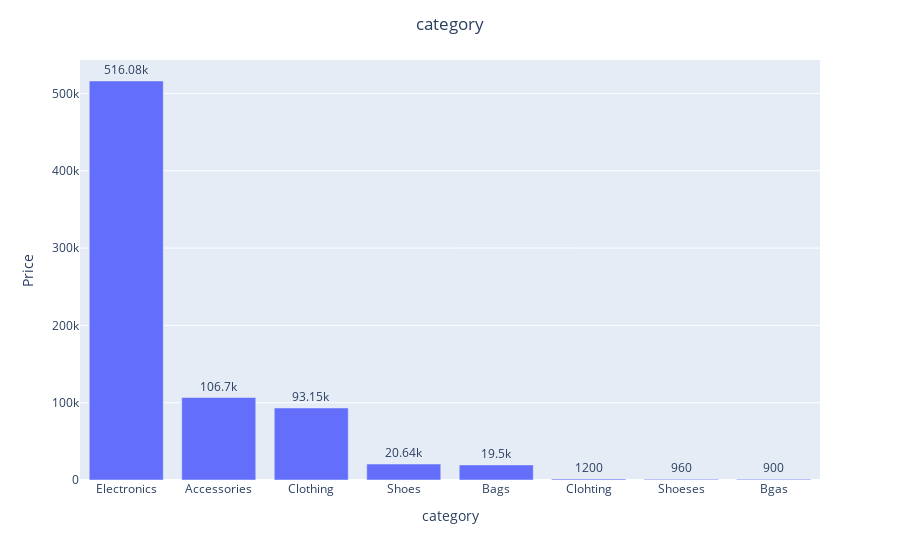

Notebook code for this chart:
### Code cell
ee=data.groupby("category")['revenue'].sum().sort_values(ascending=False).reset_index()
fig = px.bar(ee, x="category",y='revenue',text_auto=True)
fig.update_layout(title="Category ")
fig.update_layout(xaxis_title= "category")
fig.update_layout(yaxis_title= "Price")
fig.update_traces(textposition='outside')
fig.update_layout(title_x=.5)
fig.show()

### Figure 1 — Plotly figure (JSON) as saved in the notebook; plotly's stock layout.template omitted (floating-point values rounded to 4 significant figures)
{"data": [{"alignmentgroup": "True", "hovertemplate": "category=%{x}<br>revenue=%{y}<extra></extra>", "legendgroup": "", "marker": {"color": "#636efa", "pattern": {"shape": ""}}, "name": "", "offsetgroup": "", "orientation": "v", "showlegend": false, "textposition": "outside", "texttemplate": "%{y}", "type": "bar", "x": ["Electronics", "Accessories", "Clothing", "Shoes", "Bags", "Clohting", "Shoeses", "Bgas"], "xaxis": "x", "y": [516080, 106700, 93150, 20640, 19500, 1200, 960, 900], "yaxis": "y"}], "layout": {"barmode": "relative", "legend": {"tracegroupgap": 0}, "margin": {"t": 60}, "title": {"text": "category ", "x": 0.5}, "xaxis": {"anchor": "y", "domain": [0, 1], "title": {"text": "category"}}, "yaxis": {"anchor": "x", "domain": [0, 1], "title": {"text": "Price"}}}}
